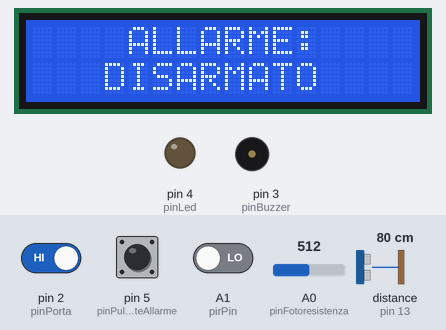
Bench run of a sketch on a simulated Arduino Uno, built with avr-gcc and run on an emulated ATmega328P. On the bench: 16×2 character LCD, output pins drawn as LEDs (lit = HIGH), buzzer (waves = sounding). Wiring (inferred from the names in the program): ultrasonic range finder: trigger pin 12; echo pin 13. Dashed ring = blinking. The test bench sets the inputs (shaded band); at power-on: pin 5 (pinPulsanteAllarme) HIGH, distance to the obstacle (sensor on pin 13) 80 cm, pin 2 (pinPorta) HIGH, A0 (pinFotoresistenza) = 512, A1 (pirPin) LOW. The echo pulse lasts 58.3 µs per cm; pins used as bus, display or sensor lines are not drawn; what the sketch prints to the serial monitor is not drawn.

Above: at 2.2 s.
2.3 s: pin 5 (pinPulsanteAllarme) pulled LOW for 1 s
At 3.2 s:
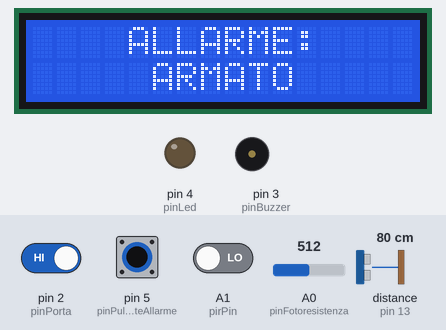
4.8 s: distance to the obstacle (sensor on pin 13) set to 22 cm
8.0 s: distance to the obstacle (sensor on pin 13) set to 18 cm
At 11.1 s:
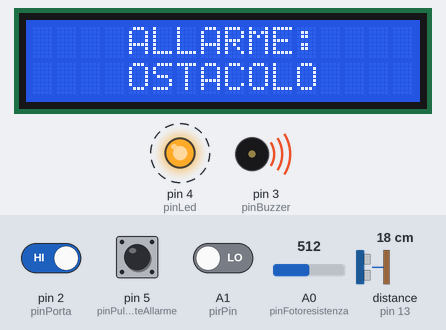
14.1 s: pin 5 (pinPulsanteAllarme) pulled LOW for 3.2 s
At 15.04 s:
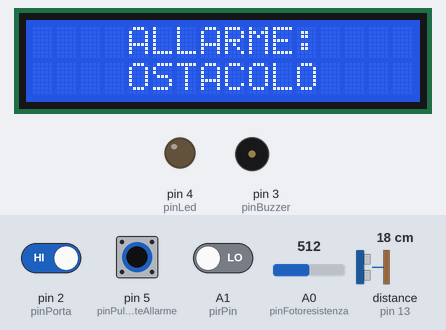
18.8 s: pin 2 (pinPorta) driven LOW and pin 5 (pinPulsanteAllarme) driven LOW
At 21.7 s:
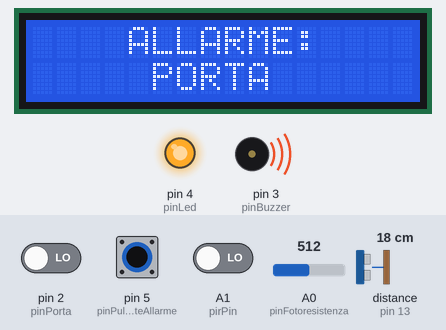
24.9 s: A0 (pinFotoresistenza) set to 10
At 29.5 s:
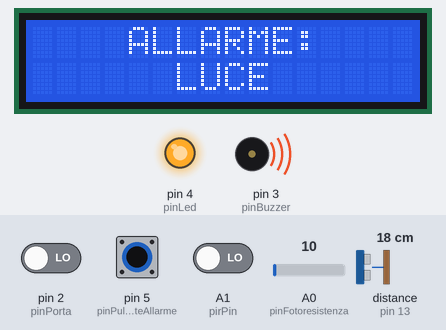
Timing chart, 0 to 31.2 s (numbered marks = the images above; inputs shaded):
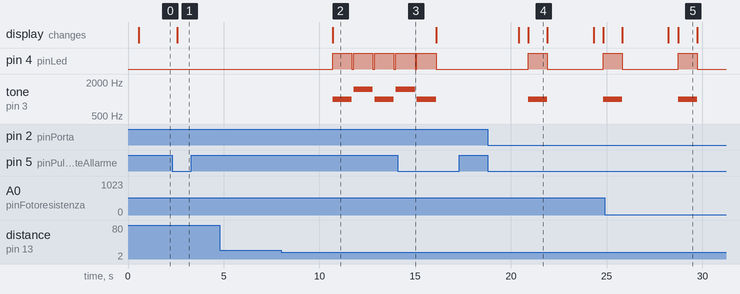

The sketch:

radio_arduino.ino
```cpp
#include <LiquidCrystal.h>
LiquidCrystal lcd(6, 7, 8, 9, 10, 11);

#define pinLed 4
#define pinPorta 2
#define pinBuzzer 3
#define pinPulsanteAllarme 5
#define trigPin 12
#define echoPin 13
#define pinFotoresistenza A0
#define pirPin A1

long durata;
int distanza;
int valPir;

bool allarmeArmato = false;
bool interrompiAllarme = false;
bool allarmeScattato = false;
bool statoPulsanteAllarmePrecedente = false;
bool allarmeFotoresistenza = false;
bool allarmePulsanteMeccanico = false;
bool allarmeOstacolo = false;
bool allarmeInfrarossi = false;

const String CIAO = "CIAO";
const String COMANDO_ARMA_ALLARME = "CAA";
const String COMANDO_DISARMA_ALLARME = "CAD";
const String ACKNOWLEDGE = "ACK";
const String COMANDO_ERRATO = "CE";
const String ALLARME_ARMATO = "AA";
const String ALLARME_DISARMATO = "AD";
const String ALLARME_SCATTATO_LUCE = "ASL";
const String ALLARME_SCATTATO_PORTA = "ASP";
const String ALLARME_SCATTATO_OSTACOLO = "ASO";
const String ALLARME_SCATTATO_INFRAROSSI = "ASI";
const String SENSORE_ULTRASUONI = "SUS";

#define soglia 60

void setup(){
  pinMode(pinPorta, INPUT_PULLUP);
  pinMode(pinPulsanteAllarme, INPUT_PULLUP);
  pinMode(pinFotoresistenza, INPUT_PULLUP);
  pinMode(pinBuzzer, OUTPUT);
  pinMode(pinLed, OUTPUT);
  pinMode(trigPin, OUTPUT);
  pinMode(echoPin, INPUT);
  pinMode(pirPin, INPUT);
  lcd.begin(16, 2);
  Serial.begin(9600);
  delay(500);
  disarmaAllarme();
}

void loop(){
  int lastSent = 0;
  distanza = calcolaDistanza();
  if (millis() - lastSent > 2000) {
    lastSent = millis();
    Serial.println(SENSORE_ULTRASUONI + "," + String(distanza));
  }
  valPir = digitalRead(pirPin);
  leggiStringaDaSerial();
  bool statoPulsanteAllarme = digitalRead(pinPulsanteAllarme);
  if (!statoPulsanteAllarme){
    allarmeArmato = !allarmeArmato;
    if (allarmeArmato && !statoPulsanteAllarmePrecedente) {
      armaAllarme();
    } else if (!allarmeArmato && !statoPulsanteAllarmePrecedente) {
      disarmaAllarme();
    }
  }
  int valoreFotoresistenza = analogRead(pinFotoresistenza);
  bool statoPulsateMeccanico = digitalRead(pinPorta);
  if (valoreFotoresistenza < soglia)
    allarmeFotoresistenza = true;
  else
    allarmeFotoresistenza = false;
  if (!statoPulsateMeccanico)
    allarmePulsanteMeccanico = true;
  else
    allarmePulsanteMeccanico = false;
  if (distanza < 20)
    allarmeOstacolo = true;
  else
    allarmeOstacolo = false;
  if (valPir == HIGH)
    allarmeInfrarossi = true;
  else
    allarmeInfrarossi = false;
  if ((allarmeFotoresistenza || allarmePulsanteMeccanico || allarmeInfrarossi || allarmeOstacolo) && allarmeArmato) {
    interrompiAllarme = false;
    attivaAllarme();
  }
  delay(400);
}

void attivaAllarme(){
  bool statoPulsanteAllarme = false;
  allarmeScattato = true;
  lcd.clear();
  lcd.setCursor(4, 0);
  lcd.print("ALLARME:");
  if (allarmeFotoresistenza) {
    lcd.setCursor(6, 1);
    lcd.print("LUCE");
    Serial.println(ALLARME_SCATTATO_LUCE);
  } else if (allarmePulsanteMeccanico) {
    lcd.setCursor(5, 1);
    lcd.print("PORTA");
    Serial.println(ALLARME_SCATTATO_PORTA);
  } else if (allarmeOstacolo) {
    lcd.setCursor(4, 1);
    lcd.print("OSTACOLO");
    Serial.println(ALLARME_SCATTATO_OSTACOLO);
  } else if (allarmeInfrarossi) {
    lcd.setCursor(3, 1);
    lcd.print("INFRAROSSI");
    Serial.println(ALLARME_SCATTATO_INFRAROSSI);
  } else {
    disarmaAllarme();
    return;
  }
  for (int i = 0; i < 20; i++) {
    digitalWrite(pinLed, HIGH);
    tone(pinBuzzer, 1000);
    statoPulsanteAllarme = digitalRead(pinPulsanteAllarme);
    leggiStringaLite();
    if (!statoPulsanteAllarme || interrompiAllarme) {
      disarmaAllarme();
      break;
    }
    digitalWrite(pinLed, LOW);
    noTone(pinBuzzer);
    if (!statoPulsanteAllarme || interrompiAllarme) {
      disarmaAllarme();
      break;
    }
    delay(100);
    digitalWrite(pinLed, HIGH);
    tone(pinBuzzer, 1500);
    statoPulsanteAllarme = digitalRead(pinPulsanteAllarme);
    leggiStringaLite();
    if (!statoPulsanteAllarme || interrompiAllarme) {
      disarmaAllarme();
      break;
    }
    digitalWrite(pinLed, LOW);
    noTone(pinBuzzer);
    delay(100);
    if (!statoPulsanteAllarme || interrompiAllarme) {
      disarmaAllarme();
      break;
    }
  }
}

void armaAllarme(){
  allarmeArmato = true;
  allarmeScattato = false;
  interrompiAllarme = false;
  lcd.clear();
  lcd.setCursor(4, 0);
  lcd.print("ALLARME:");
  lcd.setCursor(5,1);
  lcd.print("ARMATO");
  Serial.println(ALLARME_ARMATO);
  delay(500);
}

void disarmaAllarme(){
  allarmeArmato = false;
  allarmeScattato = false;
  interrompiAllarme = true;
  digitalWrite(pinLed, LOW);
  noTone(pinBuzzer);
  lcd.clear();
  lcd.setCursor(4, 0);
  lcd.print("ALLARME:");
  lcd.setCursor(3,1);
  lcd.print("DISARMATO");
  Serial.println(ALLARME_DISARMATO);
  delay(500);
}

void leggiStringaLite(){
  String stringa = "";
  stringa = Serial.readStringUntil('\r\n');
  if (stringa == COMANDO_DISARMA_ALLARME) {
    Serial.println(ACKNOWLEDGE);
    interrompiAllarme = true;
    delay(500);
    return;
  } else if (stringa == COMANDO_ERRATO) {
    Serial.println(ACKNOWLEDGE);
    delay(500);
    return;
  } else if (stringa == ACKNOWLEDGE) {
    return;
  }
}

void leggiStringaDaSerial(){
  String stringa = "";
  stringa = Serial.readStringUntil('\r\n');
  if (stringa == CIAO) {
    if (!allarmeArmato)
      Serial.println(ALLARME_DISARMATO);
    else
      Serial.println(ALLARME_ARMATO);
  } else if (stringa == COMANDO_ARMA_ALLARME) {
    Serial.println(ACKNOWLEDGE);
    delay(500);
    armaAllarme();
  } else if (stringa == COMANDO_DISARMA_ALLARME) {
    Serial.println(ACKNOWLEDGE);
    delay(500);
    if (allarmeScattato)
      interrompiAllarme = true;
    else
      disarmaAllarme();
  } else if (stringa == COMANDO_ERRATO) {
    Serial.println(ACKNOWLEDGE);
  }
  delay(500);
}

int calcolaDistanza(){
  digitalWrite(trigPin, LOW);
  delayMicroseconds(2);
  digitalWrite(trigPin, HIGH);
  delayMicroseconds(10);
  digitalWrite(trigPin, LOW);
  durata = pulseIn(echoPin, HIGH);
  distanza = durata*0.034/2;
  return distanza;
}
```

Measured:
- the behaviour switches between 21 and 20 cm on distance to the obstacle (sensor on pin 13) (found by bisection; images 1 and 2)
- after the input at 2.3 s, the display: changes after 0.28 s (image 1)
- after the input at 4.8 s, every drawn part: stays the same
- after the input at 8.0 s, pin 4 (pinLed): alternates HIGH for 1.0 s and LOW for 0.10 s, starting after 2.7 s; tone on pin 3 (pinBuzzer): plays 1000 Hz for 1.0 s, 1500 Hz for 1.0 s, 1000 Hz for 1.0 s, 1500 Hz for 0.11 s, starting after 2.7 s; the display: changes after 2.7 s (image 2)
- after the input at 14.1 s, pin 4 (pinLed): goes on until 16.1 s, then stays LOW; tone on pin 3 (pinBuzzer): goes on until 16.1 s, then stays silent
- after the input at 18.8 s, pin 4 (pinLed): LOW → HIGH after 2.1 s, → LOW 1.0 s later, → HIGH 2.9 s later; tone on pin 3 (pinBuzzer): silent → 1000 Hz after 2.1 s, → silent 1.0 s later, → 1000 Hz 2.9 s later; the display: first changes after 1.6 s (image 4 shows a later state)
- after the input at 24.9 s, the display: first differs from a run without the input after 3.8 s (image 5)
- what the display in image 4 shows lasts 1.0 s, from 20.9 s to 21.9 s
